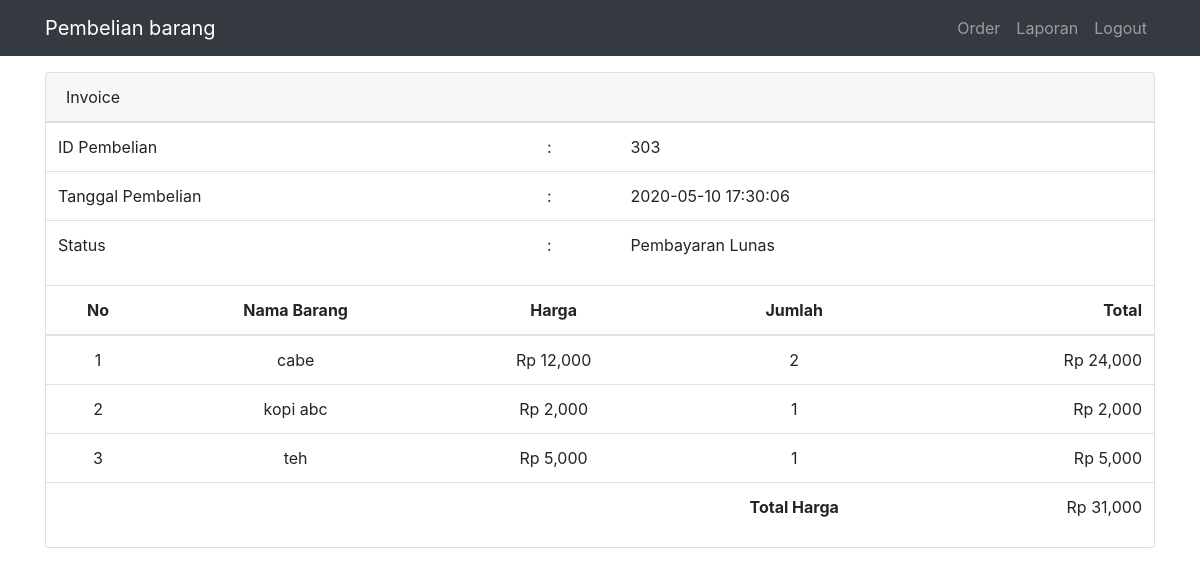
/konfirmasi.php?id=303 (signed in), run on the app's committed database.
### tables this page shows
CREATE TABLE `penjualan` (
  `id_penjualan` int(11) NOT NULL,
  `email` varchar(256) NOT NULL,
  `tanggal_jual` varchar(128) NOT NULL,
  `jam` varchar(128) NOT NULL,
  `status` tinyint(1) NOT NULL
);

CREATE TABLE `detail_penjualan` (
  `id_penjualan` int(11) NOT NULL,
  `id_barang` int(11) NOT NULL,
  `jumlah` int(11) NOT NULL,
  `harga` int(11) NOT NULL
);

CREATE TABLE `barang` (
  `id_barang` int(11) NOT NULL,
  `kode_barang` varchar(128) NOT NULL,
  `nama_barang` varchar(256) NOT NULL,
  `harga` int(11) NOT NULL,
  `stok` int(11) NOT NULL,
  `gambar` varchar(128) NOT NULL,
  `aktif` tinyint(1) NOT NULL DEFAULT 1
);

### function/helper.php (called while the page is built, shortened)
<?php
	function checkStatus($status)
	{
		if($status == '1'){
			return 'Menunggu Pembayaran';
		}else if($status == '2'){
			return 'Pembayaran sedang di validasi';
		}else if($status == '3'){
			return 'Pembayaran Lunas';
		}else{
			return 'Pembayaran ditolak';
		}
	}

### konfirmasi.php (the view, shortened to what this page needs)
<?php
	require_once('templates/header_user.php');
	require_once('function/helper.php');
	$query_penjualan = mysqli_query($koneksi, "SELECT * FROM penjualan WHERE id_penjualan = '$_GET[id]'");
	$row_penjualan = mysqli_fetch_assoc($query_penjualan);
	$sql_detail = "SELECT detail_penjualan.*, barang.nama_barang, penjualan.tanggal_jual, penjualan.jam FROM detail_penjualan JOIN barang ON detail_penjualan.id_barang = barang.id_barang JOIN penjualan ON detail_penjualan.id_penjualan = penjualan.id_penjualan WHERE detail_penjualan.id_penjualan = $_GET[id] ORDER BY id_penjualan";
	$query_detail = mysqli_query($koneksi, $sql_detail);
 ?>
 <div class="container mt-3 mb-5">
		<div class="card">
			<div class="card-header">
				Invoice
			</div>
            <div class="table-responsive">
                <table class="table">
		      		<tr>
		      			<td>ID Pembelian</td>
		      			<td>:</td>
		      			<td id="id_pembelian"><?= $row_penjualan['id_penjualan']; ?></td>
		      		</tr>
		      		<tr>
		      			<td>Tanggal Pembelian</td>
		      			<td>:</td>
		      			<td id="tanggal_pembelian"><?= $row_penjualan['tanggal_jual']; ?> <?= $row_penjualan['jam']; ?></td>
		      		</tr>
		      		<tr>
		      			<td>Status</td>
		      			<td>:</td>
		      			<td><?= checkStatus($row_penjualan['status']); ?></td>
		      		</tr>
		      	</table>
		      	<table class="table" id="barang-pembelian">
		      		<thead>
			      		<tr>
			      			<th class="text-center">No</th>
			      			<th class="text-center">Nama Barang</th>
			      			<th class="text-center">Harga</th>
			      			<th class="text-center">Jumlah</th>
			      			<th class="text-right">Total</th>
			      		</tr>
		      		</thead>
		      		<tbody>
		      			<?php
							$totalHarga = 0;
		      				$no = 1;
		      				while($rowDetail = mysqli_fetch_assoc($query_detail)) :
							$harga = $rowDetail['harga'] * $rowDetail['jumlah'];
							$totalHarga = $totalHarga + $harga;
		      			?>
		      				<tr>
		      					<td class="text-center"><?= $no; ?></td>
				      			<td id="detail_nama_barang" class="text-center"><?= $rowDetail["nama_barang"]; ?></td>
				      			<td id="detail-harga" class="text-center"><?= 'Rp '.number_format($rowDetail["harga"]); ?></td>
				      			<td id="detail-jumlah" class="text-center"><?= $rowDetail["jumlah"];?></td>
				      			<td id="detail-harga-barang" class="text-right"><?= 'Rp '.number_format($harga); ?></td>
		      				</tr>
		      			<?php
		      				$no++;
		      				endwhile;
		      			?>
		      				<tr>
								<td></td>
								<td></td>
								<td></td>
								<th id="detail-total-harga" class="text-center">Total Harga</th>
								<td align="right"><?= 'Rp '.number_format($totalHarga); ?></td>
						  </tr>
		      		</tbody>
                </table>
            </div>
		</div>
		<br>
</div>

### data on the page
penjualan: id_penjualan "303", tanggal_jual "2020-05-10", jam "17:30:06", status "Pembayaran Lunas"
detail_penjualan: id_barang.nama_barang "cabe", harga "12,000", jumlah "2", harga "24,000"
detail_penjualan: id_barang.nama_barang "kopi abc", harga "2,000", jumlah "1"
detail_penjualan: id_barang.nama_barang "teh", harga "5,000", jumlah "1"

### other printed values
$totalHarga "31,000"
